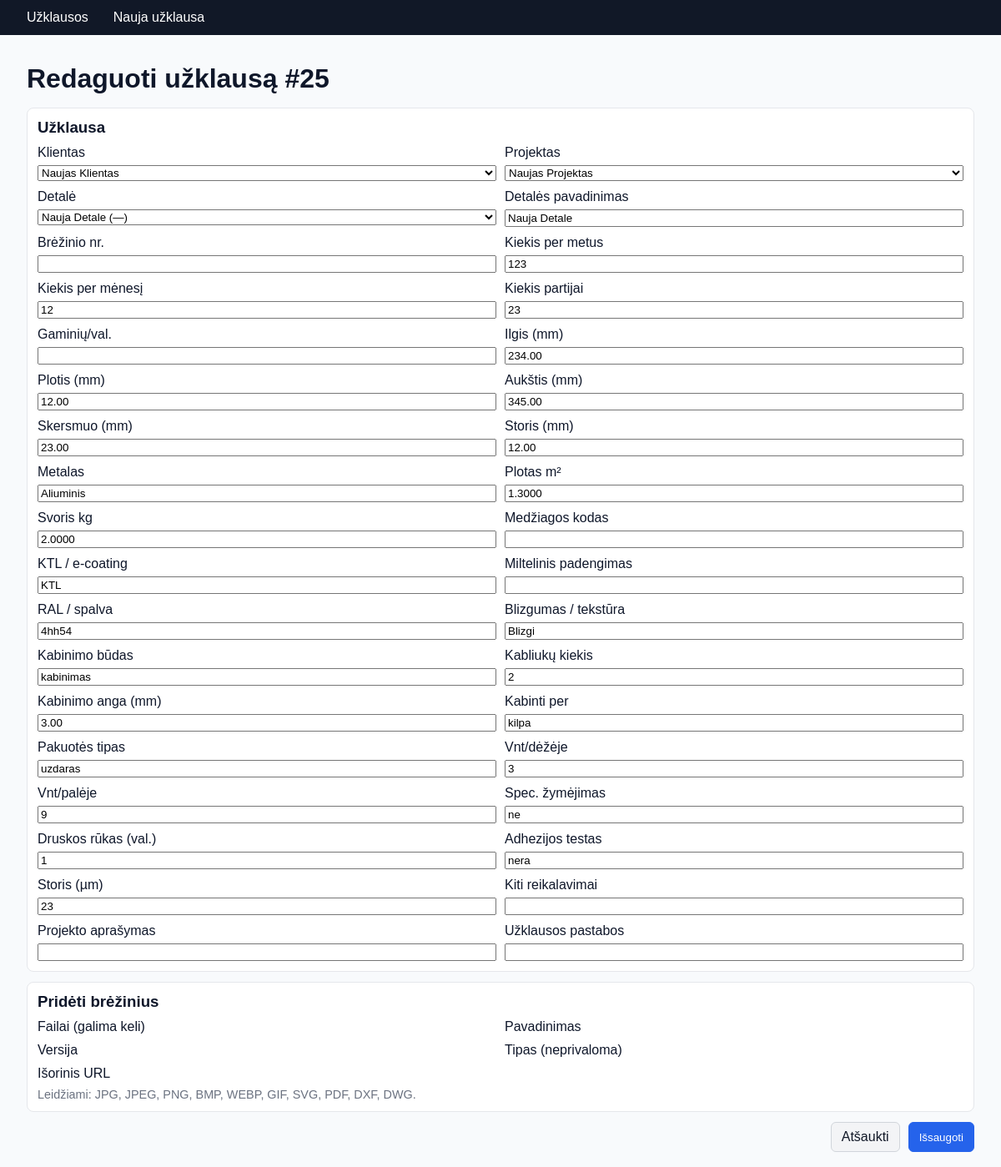
/detaliu_registras/redaguoti_uzklausa/25/, run on an earlier commit of the app's database.
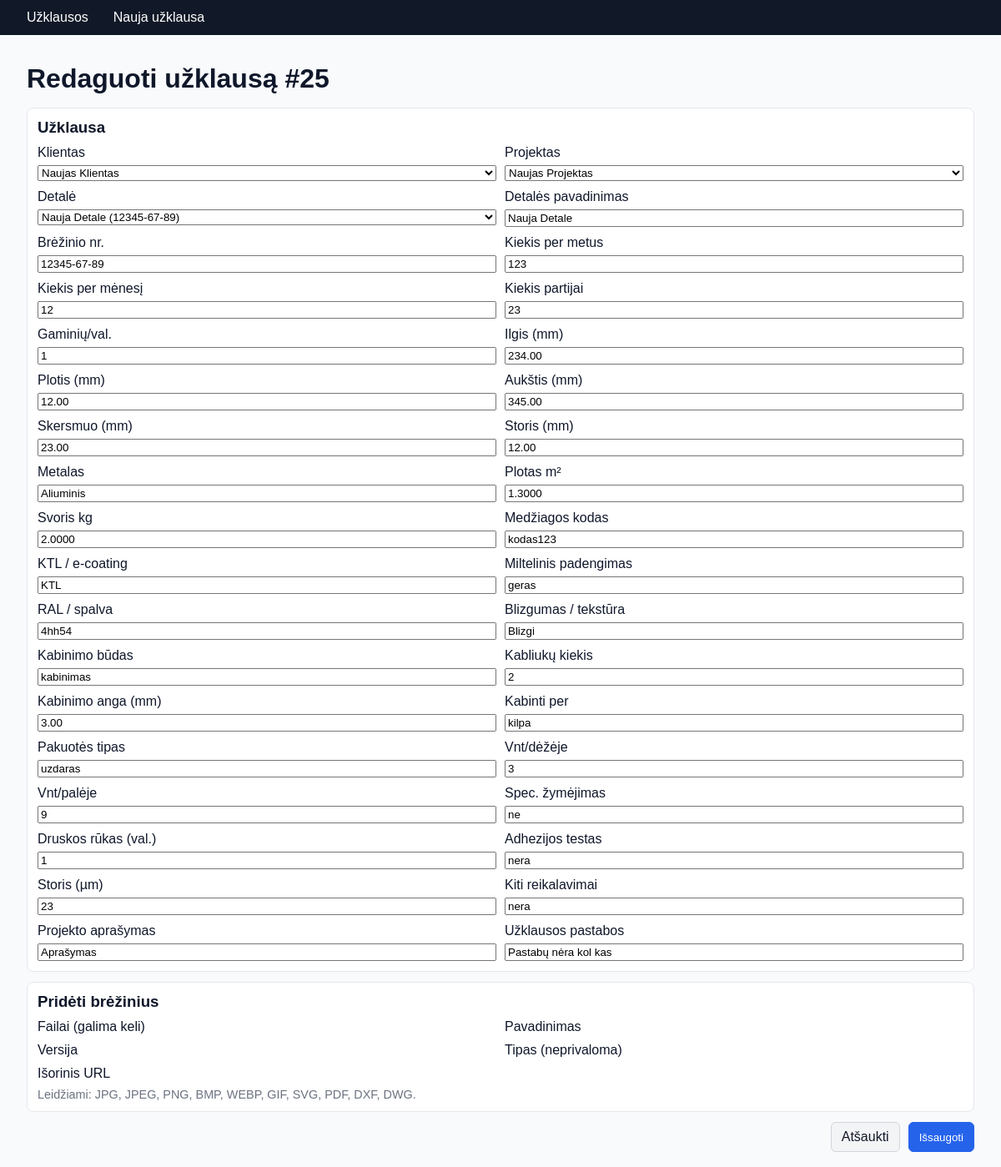
And on a later commit of the database.
### detaliu_registras/models.py (models this page shows, shortened)
class Timestamped(models.Model):
    created = models.DateTimeField(auto_now_add=True, null=True, blank=True)
    updated = models.DateTimeField(auto_now=True, null=True, blank=True)
    class Meta:
        abstract = True

class Uzklausa(Timestamped):
    klientas = models.ForeignKey(Klientas, on_delete=models.SET_NULL, null=True, blank=True, related_name="uzklausos")
    projektas = models.ForeignKey(Projektas, on_delete=models.SET_NULL, null=True, blank=True, related_name="uzklausos")
    detale = models.ForeignKey(Detale, on_delete=models.SET_NULL, null=True, blank=True, related_name="uzklausos")
    pastabos = models.TextField(blank=True, null=True)
    data = models.DateField(auto_now_add=True, null=True, blank=True)
    history = HistoricalRecords()

class DetaleSpecifikacija(Timestamped):
    detale = models.OneToOneField(Detale, on_delete=models.CASCADE, related_name="specifikacija")
    metalas = models.CharField(max_length=255, blank=True, null=True)
    plotas_m2 = models.DecimalField(max_digits=12, decimal_places=4, blank=True, null=True)
    svoris_kg = models.DecimalField(max_digits=12, decimal_places=4, blank=True, null=True)
    medziagos_kodas = models.CharField(max_length=255, blank=True, null=True)
    history = HistoricalRecords()

class PavirsiuDangos(Timestamped):
    detale = models.OneToOneField(Detale, on_delete=models.CASCADE, related_name="pavirsiu_dangos")
    ktl_ec_name = models.CharField(max_length=255, blank=True, null=True)
    miltelinis_name = models.CharField(max_length=255, blank=True, null=True)
    spalva_ral = models.CharField(max_length=64, blank=True, null=True)
    blizgumas = models.CharField(max_length=128, blank=True, null=True)
    history = HistoricalRecords()

class Detale(Timestamped):
    pavadinimas = models.CharField(max_length=255)
    brezinio_nr = models.CharField(max_length=255, blank=True, null=True)
    kiekis_metinis = models.IntegerField(blank=True, null=True)
    kiekis_menesis = models.IntegerField(blank=True, null=True)
    kiekis_partijai = models.IntegerField(blank=True, null=True)
    kiekis_per_val = models.IntegerField(blank=True, null=True)
    ilgis_mm = models.DecimalField(max_digits=12, decimal_places=2, blank=True, null=True)
    plotis_mm = models.DecimalField(max_digits=12, decimal_places=2, blank=True, null=True)
    aukstis_mm = models.DecimalField(max_digits=12, decimal_places=2, blank=True, null=True)
    skersmuo_mm = models.DecimalField(max_digits=12, decimal_places=2, blank=True, null=True)
    storis_mm = models.DecimalField(max_digits=12, decimal_places=2, blank=True, null=True)
    kabinimo_budas = models.CharField(max_length=255, blank=True, null=True)
    kabliuku_kiekis = models.IntegerField(blank=True, null=True)
    kabinimo_anga_mm = models.DecimalField(max_digits=12, decimal_places=2, blank=True, null=True)
    kabinti_per = models.CharField(max_length=255, blank=True, null=True)
    pakuotes_tipas = models.CharField(max_length=255, blank=True, null=True)
    vienetai_dezeje = models.IntegerField(blank=True, null=True)
    vienetai_paleje = models.IntegerField(blank=True, null=True)
    pakuotes_pastabos = models.CharField(max_length=255, blank=True, null=True)
    testai_druskos_rukas_val = models.IntegerField(blank=True, null=True)
    testas_adhezija = models.CharField(max_length=255, blank=True, null=True)
    testas_storis_mikronai = models.IntegerField(blank=True, null=True)
    testai_kita = models.CharField(max_length=255, blank=True, null=True)
    ppap_dokumentai = models.CharField(max_length=255, blank=True, null=True)
    priedai_info = models.CharField(max_length=255, blank=True, null=True)
    history = HistoricalRecords()
    def __str__(self):
        return f"{self.pavadinimas} ({self.brezinio_nr or '—'})"

### detaliu_registras/views.py (the view, shortened to what this page needs)
# urls.py: path("redaguoti_uzklausa/<int:pk>/", UzklausaUpdateView.as_view(), name="redaguoti_uzklausa"),
class UzklausaUpdateView(UpdateView):
    model = Uzklausa
    template_name = "detaliu_registras/redaguoti_uzklausa.html"
    form_class = UzklausaEditForm

### detaliu_registras/forms.py
class UzklausaEditForm(DrawingMixin, forms.ModelForm):
    class Meta:
        model = Uzklausa
        fields = "__all__"

### detaliu_registras/forms.py (called while the page is built)
    def _has_concrete_field(self, instance, field_name: str) -> bool:
        names = [f.name for f in instance._meta.get_fields() if getattr(f, "concrete", False)]
        return field_name in names

### detaliu_registras/models.py (called while the page is built)
    def __str__(self):
        return self.vardas

    def __str__(self):
        return self.pavadinimas

### detaliu_registras/templates/detaliu_registras/redaguoti_uzklausa.html (shortened to what this page needs)
{% extends "base.html" %}
{% block content %}
<div class="container">
  <h1 style="margin:16px 0">Redaguoti užklausą #{{ object.pk }}</h1>
  <form method="post" enctype="multipart/form-data" style="display:block">
    <section class="box">
      <h3 style="margin:0 0 10px">Užklausa</h3>
      <div class="grid">
        {% for field in form %}
          {% if field.name != "drawing_files" and field.name != "drawing_name" and field.name != "drawing_version" and field.name != "drawing_type" and field.name != "drawing_url" %}
            <label style="display:flex;flex-direction:column;gap:6px">
              <span>{{ field.label }}</span>
              {{ field }}
            </label>
          {% endif %}
        {% endfor %}
      </div>
    </section>
    <section class="box">
      <h3 style="margin:0 0 10px">Pridėti brėžinius</h3>
      <div class="grid">
        <label style="display:flex;flex-direction:column;gap:6px">
          <span>Failai (galima keli)</span>
        </label>
        <label style="display:flex;flex-direction:column;gap:6px">
          <span>Pavadinimas</span>
        </label>
        <label style="display:flex;flex-direction:column;gap:6px">
          <span>Versija</span>
        </label>
        <label style="display:flex;flex-direction:column;gap:6px">
          <span>Tipas (neprivaloma)</span>
        </label>
        <label style="display:flex;flex-direction:column;gap:6px">
          <span>Išorinis URL</span>
        </label>
      </div>
      <div style="color:#6b7280;font-size:.9em;margin-top:8px">
        Leidžiami: JPG, JPEG, PNG, BMP, WEBP, GIF, SVG, PDF, DXF, DWG.
      </div>
    </section>
    <div style="display:flex;gap:10px;justify-content:flex-end;margin-top:12px">
      <a class="btn btn-secondary" href="{% url 'detaliu_registras:perziureti_uzklausa' object.pk %}">Atšaukti</a>
      <button class="btn" type="submit">Išsaugoti</button>
    </div>
  </form>
</div>
{% endblock %}

What changed in the data, as far as the page shows it:
changed Uzklausa "Naujas Klientas": detale "Nauja Detale (—)" → "Nauja Detale (12345-67-89)"
Also different on the page:
form field detale_brezinio_nr: (not shown) → "12345-67-89"
form field kiekis_per_val: (not shown) → "1"
form field projekto_aprasymas: (not shown) → "Aprašymas"
form field uzklausos_pastabos: (not shown) → "Pastabų nėra kol kas"
new list line: "kodas123"
new list line: "geras"
new list line: "nera"
